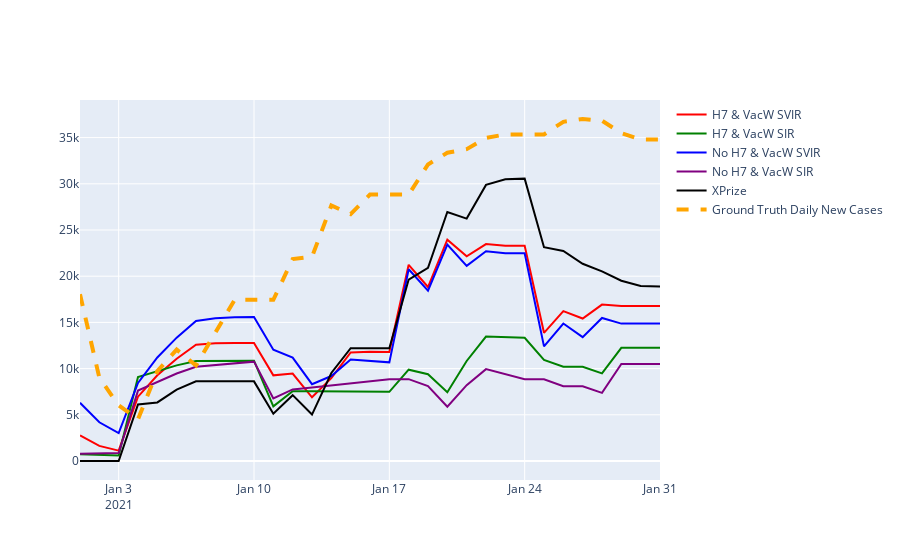

The code cell stored with this chart in its notebook:
### Code cell
import pandas as pd
import numpy as np
import plotly.graph_objects as go
import plotly.express as px
country2 = 'Spain'
h7_waning = pd.read_csv('last_pred/h7_waning_pred.csv')
h7_casos = pd.read_csv('last_pred/h7_casos_pred.csv')
none_waning = pd.read_csv('last_pred/none_waning_pred.csv')
none_casos = pd.read_csv('last_pred/none_casos_pred.csv')
xprize = pd.read_csv('last_pred/xprizes_pred.csv')

h7_waning_europe = pd.read_csv('last_pred/h7_waning_europe.csv')
h7_waning_none_europe = pd.read_csv('last_pred/h7_waning_none_europe.csv')
h7_waning_xprize_europe = pd.read_csv('last_pred/h7_waning_xprize_europe.csv')
# Drop duplicated rows
months_list_short = ['2021-01','2021-02','2021-03','2021-04','2021-05']
idx = 0
if country2 != 'Europe':
    h7_waning = h7_waning[h7_waning['CountryName'] == country2]
    h7_waning['fecha'] = pd.to_datetime(h7_waning['fecha'])
    h7_waning['month'] = h7_waning['fecha'].dt.strftime('%Y-%m')
    h7_waning = h7_waning[h7_waning['month'] == months_list_short[idx]]
    h7_waning = h7_waning.groupby(['CountryName','fecha']).mean().reset_index()
    h7_waning['pred'] = h7_waning['pred'].rolling(window=7, min_periods=1).mean()
    h7_waning['pred_sir'] = h7_waning['pred_sir'].rolling(window=7, min_periods=1).mean()
    h7_waning['truth'] = h7_waning['truth'].rolling(window=7, min_periods=1).mean()
    
    h7_casos = h7_casos[h7_casos['CountryName'] == country2]
    h7_casos['fecha'] = pd.to_datetime(h7_casos['fecha'])
    h7_casos['month'] = h7_casos['fecha'].dt.strftime('%Y-%m')
    h7_casos = h7_casos[h7_casos['month'] == months_list_short[idx]]
    h7_casos = h7_casos.groupby(['CountryName','fecha']).mean().reset_index()
    h7_casos['pred'] = h7_casos['pred'].rolling(window=7, min_periods=1).mean()
    h7_casos['pred_sir'] = h7_casos['pred_sir'].rolling(window=7, min_periods=1).mean()
    
    none_waning = none_waning[none_waning['CountryName'] == country2]
    none_waning['fecha'] = pd.to_datetime(none_waning['fecha'])
    none_waning['month'] = none_waning['fecha'].dt.strftime('%Y-%m')
    none_waning = none_waning[none_waning['month'] == months_list_short[idx]]
    none_waning = none_waning.groupby(['CountryName','fecha']).mean().reset_index()
    none_waning['pred'] = none_waning['pred'].rolling(window=7, min_periods=1).mean()
    none_waning['pred_sir'] = none_waning['pred_sir'].rolling(window=7, min_periods=1).mean()
    
    none_casos = none_casos[none_casos['CountryName'] == country2]
    none_casos['fecha'] = pd.to_datetime(none_casos['fecha'])
    none_casos['month'] = none_casos['fecha'].dt.strftime('%Y-%m')
    none_casos = none_casos[none_casos['month'] == months_list_short[idx]]
    none_casos = none_casos.groupby(['CountryName','fecha']).mean().reset_index()
    none_casos['pred'] = none_casos['pred'].rolling(window=7, min_periods=1).mean()
    none_casos['pred_sir'] = none_casos['pred_sir'].rolling(window=7, min_periods=1).mean()
    
    xprize = xprize[xprize['CountryName'] == country2]
    xprize['fecha'] = pd.to_datetime(xprize['fecha'])
    xprize['month'] = xprize['fecha'].dt.strftime('%Y-%m')
    xprize = xprize[xprize['month'] == months_list_short[idx]]
    xprize = xprize.groupby(['CountryName','fecha']).mean().reset_index()
    xprize['pred'] = xprize['pred'].rolling(window=7, min_periods=1).mean()
    xprize['pred_sir'] = xprize['pred_sir'].rolling(window=7, min_periods=1).mean()
    
    fig = go.Figure()
    fig.add_trace(go.Scatter(x = h7_waning['fecha'], y = h7_waning['pred'], name = "H7 & VacW SVIR", line = dict(color = 'red', width = 2)))
    fig.add_trace(go.Scatter(x = h7_waning['fecha'], y = h7_waning['pred_sir'], name = "H7 & VacW SIR", line = dict(color = 'green', width = 2)))
    fig.add_trace(go.Scatter(x = none_waning['fecha'], y = none_waning['pred'], name = "No H7 & VacW SVIR", line = dict(color = 'blue', width = 2)))
    fig.add_trace(go.Scatter(x = none_waning['fecha'], y = none_waning['pred_sir'], name = "No H7 & VacW SIR", line = dict(color = 'purple', width = 2)))
    fig.add_trace(go.Scatter(x = xprize['fecha'], y = xprize['pred'], name = "XPrize", line = dict(color = 'black', width = 2)))
    fig.add_trace(go.Scatter(x = h7_waning['fecha'], y = h7_waning['truth'], name = "Ground Truth Daily New Cases", line = dict(color = 'orange', width = 4, dash = 'dash')))
    fig.show()

### Figure 1 — Plotly figure (JSON) as saved in the notebook; plotly's stock layout.template omitted (floating-point values rounded to 4 significant figures)
{"data": [{"line": {"color": "red", "width": 2}, "name": "H7 & VacW SVIR", "type": "scatter", "x": ["2021-01-01T00:00:00", "2021-01-02T00:00:00", "2021-01-03T00:00:00", "2021-01-04T00:00:00", "2021-01-05T00:00:00", "2021-01-06T00:00:00", "2021-01-07T00:00:00", "2021-01-08T00:00:00", "2021-01-09T00:00:00", "2021-01-10T00:00:00", "2021-01-11T00:00:00", "2021-01-12T00:00:00", "2021-01-13T00:00:00", "2021-01-14T00:00:00", "2021-01-15T00:00:00", "2021-01-16T00:00:00", "2021-01-17T00:00:00", "2021-01-18T00:00:00", "2021-01-19T00:00:00", "2021-01-20T00:00:00", "2021-01-21T00:00:00", "2021-01-22T00:00:00", "2021-01-23T00:00:00", "2021-01-24T00:00:00", "2021-01-25T00:00:00", "2021-01-26T00:00:00", "2021-01-27T00:00:00", "2021-01-28T00:00:00", "2021-01-29T00:00:00", "2021-01-30T00:00:00", "2021-01-31T00:00:00"], "y": [2771, 1636, 1121, 6960, 9276.0, 11070.0, 12580.0, 12740.0, 12760.0, 12770.0, 9271, 9467.0, 6894.0, 8970.0, 11750.0, 11830.0, 11810.0, 21230.0, 18830.0, 23950.0, 22150.0, 23470.0, 23290.0, 23290.0, 13870.0, 16210.0, 15420.0, 16930.0, 16780.0, 16780.0, 16780.0]}, {"line": {"color": "green", "width": 2}, "name": "H7 & VacW SIR", "type": "scatter", "x": ["2021-01-01T00:00:00", "2021-01-02T00:00:00", "2021-01-03T00:00:00", "2021-01-04T00:00:00", "2021-01-05T00:00:00", "2021-01-06T00:00:00", "2021-01-07T00:00:00", "2021-01-08T00:00:00", "2021-01-09T00:00:00", "2021-01-10T00:00:00", "2021-01-11T00:00:00", "2021-01-12T00:00:00", "2021-01-13T00:00:00", "2021-01-14T00:00:00", "2021-01-15T00:00:00", "2021-01-16T00:00:00", "2021-01-17T00:00:00", "2021-01-18T00:00:00", "2021-01-19T00:00:00", "2021-01-20T00:00:00", "2021-01-21T00:00:00", "2021-01-22T00:00:00", "2021-01-23T00:00:00", "2021-01-24T00:00:00", "2021-01-25T00:00:00", "2021-01-26T00:00:00", "2021-01-27T00:00:00", "2021-01-28T00:00:00", "2021-01-29T00:00:00", "2021-01-30T00:00:00", "2021-01-31T00:00:00"], "y": [727, 659, 586.7, 9082.0, 9680.0, 10350.0, 10830.0, 10850.0, 10860.0, 10860.0, 5920.0, 7560.0, 7546.0, 7532, 7517.0, 7501.0, 7484.0, 9882.0, 9389.0, 7446.0, 10820.0, 13466, 13390.0, 13340.0, 10940.0, 10200.0, 10200.0, 9487, 12250.0, 12250.0, 12250.0]}, {"line": {"color": "blue", "width": 2}, "name": "No H7 & VacW SVIR", "type": "scatter", "x": ["2021-01-01T00:00:00", "2021-01-02T00:00:00", "2021-01-03T00:00:00", "2021-01-04T00:00:00", "2021-01-05T00:00:00", "2021-01-06T00:00:00", "2021-01-07T00:00:00", "2021-01-08T00:00:00", "2021-01-09T00:00:00", "2021-01-10T00:00:00", "2021-01-11T00:00:00", "2021-01-12T00:00:00", "2021-01-13T00:00:00", "2021-01-14T00:00:00", "2021-01-15T00:00:00", "2021-01-16T00:00:00", "2021-01-17T00:00:00", "2021-01-18T00:00:00", "2021-01-19T00:00:00", "2021-01-20T00:00:00", "2021-01-21T00:00:00", "2021-01-22T00:00:00", "2021-01-23T00:00:00", "2021-01-24T00:00:00", "2021-01-25T00:00:00", "2021-01-26T00:00:00", "2021-01-27T00:00:00", "2021-01-28T00:00:00", "2021-01-29T00:00:00", "2021-01-30T00:00:00", "2021-01-31T00:00:00"], "y": [6300, 4192.0, 3026.0, 8442.0, 11210.0, 13350.0, 15150.0, 15450.0, 15550.0, 15570.0, 12050.0, 11180.0, 8311.0, 9196.0, 10980.0, 10800.0, 10670.0, 20750.0, 18440.0, 23420.0, 21120.0, 22700.0, 22490.0, 22490.0, 12410, 14880.0, 13400.0, 15480.0, 14870.0, 14870.0, 14870.0]}, {"line": {"color": "purple", "width": 2}, "name": "No H7 & VacW SIR", "type": "scatter", "x": ["2021-01-01T00:00:00", "2021-01-02T00:00:00", "2021-01-03T00:00:00", "2021-01-04T00:00:00", "2021-01-05T00:00:00", "2021-01-06T00:00:00", "2021-01-07T00:00:00", "2021-01-08T00:00:00", "2021-01-09T00:00:00", "2021-01-10T00:00:00", "2021-01-11T00:00:00", "2021-01-12T00:00:00", "2021-01-13T00:00:00", "2021-01-14T00:00:00", "2021-01-15T00:00:00", "2021-01-16T00:00:00", "2021-01-17T00:00:00", "2021-01-18T00:00:00", "2021-01-19T00:00:00", "2021-01-20T00:00:00", "2021-01-21T00:00:00", "2021-01-22T00:00:00", "2021-01-23T00:00:00", "2021-01-24T00:00:00", "2021-01-25T00:00:00", "2021-01-26T00:00:00", "2021-01-27T00:00:00", "2021-01-28T00:00:00", "2021-01-29T00:00:00", "2021-01-30T00:00:00", "2021-01-31T00:00:00"], "y": [780, 821, 862.3, 7618.0, 8542.0, 9472.0, 10190.0, 10370.0, 10560.0, 10750.0, 6768.0, 7742.0, 7955.0, 8172.0, 8392.0, 8619.0, 8855.0, 8855.0, 8104.0, 5874.0, 8213, 9943.0, 9404.0, 8839.0, 8839.0, 8085.0, 8085.0, 7375.0, 10500.0, 10500.0, 10500.0]}, {"line": {"color": "black", "width": 2}, "name": "XPrize", "type": "scatter", "x": ["2021-01-01T00:00:00", "2021-01-02T00:00:00", "2021-01-03T00:00:00", "2021-01-04T00:00:00", "2021-01-05T00:00:00", "2021-01-06T00:00:00", "2021-01-07T00:00:00", "2021-01-08T00:00:00", "2021-01-09T00:00:00", "2021-01-10T00:00:00", "2021-01-11T00:00:00", "2021-01-12T00:00:00", "2021-01-13T00:00:00", "2021-01-14T00:00:00", "2021-01-15T00:00:00", "2021-01-16T00:00:00", "2021-01-17T00:00:00", "2021-01-18T00:00:00", "2021-01-19T00:00:00", "2021-01-20T00:00:00", "2021-01-21T00:00:00", "2021-01-22T00:00:00", "2021-01-23T00:00:00", "2021-01-24T00:00:00", "2021-01-25T00:00:00", "2021-01-26T00:00:00", "2021-01-27T00:00:00", "2021-01-28T00:00:00", "2021-01-29T00:00:00", "2021-01-30T00:00:00", "2021-01-31T00:00:00"], "y": [0, 0, 0, 6115.0, 6341.0, 7732.0, 8618, 8618, 8618, 8618, 5124.0, 7126.0, 5027.0, 9522.0, 12210.0, 12210.0, 12210.0, 19630.0, 20910.0, 26950.0, 26235, 29880.0, 30500.0, 30560.0, 23134, 22730.0, 21340.0, 20520.0, 19510.0, 18940.0, 18880.0]}, {"line": {"color": "orange", "dash": "dash", "width": 4}, "name": "Ground Truth Daily New Cases", "type": "scatter", "x": ["2021-01-01T00:00:00", "2021-01-02T00:00:00", "2021-01-03T00:00:00", "2021-01-04T00:00:00", "2021-01-05T00:00:00", "2021-01-06T00:00:00", "2021-01-07T00:00:00", "2021-01-08T00:00:00", "2021-01-09T00:00:00", "2021-01-10T00:00:00", "2021-01-11T00:00:00", "2021-01-12T00:00:00", "2021-01-13T00:00:00", "2021-01-14T00:00:00", "2021-01-15T00:00:00", "2021-01-16T00:00:00", "2021-01-17T00:00:00", "2021-01-18T00:00:00", "2021-01-19T00:00:00", "2021-01-20T00:00:00", "2021-01-21T00:00:00", "2021-01-22T00:00:00", "2021-01-23T00:00:00", "2021-01-24T00:00:00", "2021-01-25T00:00:00", "2021-01-26T00:00:00", "2021-01-27T00:00:00", "2021-01-28T00:00:00", "2021-01-29T00:00:00", "2021-01-30T00:00:00", "2021-01-31T00:00:00"], "y": [18046, 9023, 6015.0, 4512.0, 9725.0, 12050.0, 10330.0, 13805, 17440.0, 17440.0, 17440.0, 21850.0, 22100.0, 27649, 26720.0, 28830.0, 28830.0, 28830.0, 32090.0, 33360, 33750.0, 34960.0, 35340.0, 35340.0, 35340.0, 36705, 37011, 36830.0, 35480.0, 34790.0, 34790.0]}], "layout": {}}
